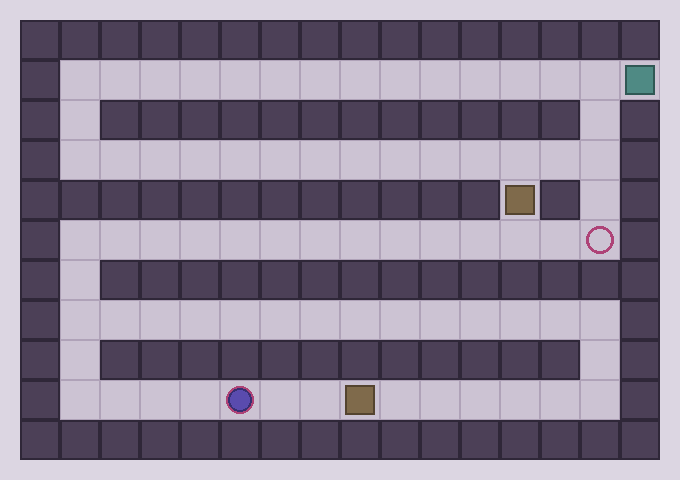
#> input picture contributor-tasks/sokoban-from-image/environment/data/puzzle.png, 680 x 480 px, found by its file name
$ python inspect_cell.py --col 5 --row 5
#> lines starting #> are read from the running program, lines starting #| are printed output that depends on the picture
#!/usr/bin/env python3
# MIT License — inspect_cell.py
# Agent helper: prints pixel statistics for a specific grid cell.
# Useful for distinguishing box vs box-on-goal, floor vs goal, etc.

import argparse
import json
from pathlib import Path

import numpy as np
from PIL import Image


def main():
    ap = argparse.ArgumentParser()
    ap.add_argument("--image", default="/task/puzzle.png")
    ap.add_argument("--meta",  default="/task/meta.json",
                    help="Meta JSON with tile_size, margin, width, height")
    ap.add_argument("--col",   type=int, required=True, help="Cell column (x, 0-indexed)")
    ap.add_argument("--row",   type=int, required=True, help="Cell row (y, 0-indexed)")
    args = ap.parse_args()

    meta = json.loads(Path(args.meta).read_text())
#> (reads contributor-tasks/sokoban-from-image/environment/data/meta.json from the repository)
    tile   = meta["tile_size"]
    margin = meta["margin"]
    w, h   = meta["width"], meta["height"]

    if not (0 <= args.col < w and 0 <= args.row < h):
        raise SystemExit(f"cell ({args.col},{args.row}) out of bounds {w}x{h}")

    img = np.array(Image.open(args.image).convert("RGB"))
#> img is the input picture: shape (480, 680, 3); mean R, G, B 139.9, 130.1, 148.4
    x0 = margin + args.col * tile
    y0 = margin + args.row * tile
    region = img[y0:y0 + tile, x0:x0 + tile]
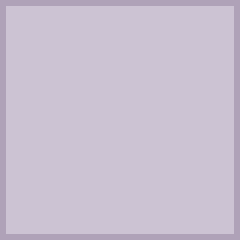
#> region: shape (40, 40, 3) (shown 6 times larger); mean R, G, B 201.2, 191.8, 208.4

    # Center patch (avoids borders)
    c = tile // 4
    center = region[c:tile - c, c:tile - c]
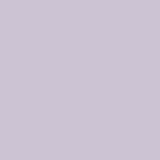
#> center: shape (20, 20, 3) (shown 8 times larger); mean R, G, B 204, 195, 211

    # Ring patch (detects the goal ring)
    ring_mask = np.zeros((tile, tile), dtype=bool)
    cy, cx = tile // 2, tile // 2
    for yy in range(tile):
        for xx in range(tile):
            d = ((yy - cy) ** 2 + (xx - cx) ** 2) ** 0.5
            if tile / 3 <= d <= tile / 2 - 2:
                ring_mask[yy, xx] = True
    ring = region[ring_mask]
#> ring = 456 rows, first 8: [204, 195, 211], [204, 195, 211], [204, 195, 211], [204, 195, 211], [204, 195, 211], [204, 195, 211], [204, 195, 211], [204, 195, 211]

    print(f"Cell ({args.col},{args.row})   tile={tile}px  pixel bbox=[{x0},{y0}]-[{x0+tile},{y0+tile}]")
    print(f"  Center mean RGB : ({center.mean(0).mean(0)[0]:.1f}, "
          f"{center.mean(0).mean(0)[1]:.1f}, {center.mean(0).mean(0)[2]:.1f})")
#|   Center mean RGB : (204.0, 195.0, 211.0)
    print(f"  Border mean RGB : tl=({region[2,2].tolist()}) "
          f"tr=({region[2,tile-3].tolist()}) "
          f"bl=({region[tile-3,2].tolist()}) "
          f"br=({region[tile-3,tile-3].tolist()})")
#|   Border mean RGB : tl=([204, 195, 211]) tr=([204, 195, 211]) bl=([204, 195, 211]) br=([204, 195, 211])
    if ring.size:
        print(f"  Ring-band mean  : ({ring.mean(0)[0]:.1f}, {ring.mean(0)[1]:.1f}, {ring.mean(0)[2]:.1f})")
#|   Ring-band mean  : (204.0, 195.0, 211.0)

    # Dominant colors in cell (top 5)
    flat = region.reshape(-1, 3)
#> flat = 1600 rows, first 8: [175, 162, 184], [175, 162, 184], [175, 162, 184], [175, 162, 184], [175, 162, 184], [175, 162, 184], [175, 162, 184], [175, 162, 184]
    # Quantize to 32-level buckets for grouping
    q = (flat // 32) * 32
#> q = 1600 rows, first 8: [160, 160, 160], [160, 160, 160], [160, 160, 160], [160, 160, 160], [160, 160, 160], [160, 160, 160], [160, 160, 160], [160, 160, 160]
    unique, counts = np.unique(q, axis=0, return_counts=True)
#> unique = [[160, 160, 160], [192, 192, 192]]; counts = [156, 1444]
    order = np.argsort(-counts)[:5]
#> order = [1, 0]
    print("  Top 5 quantized colors:")
    for i in order:
        print(f"    RGB~({unique[i][0]:3d},{unique[i][1]:3d},{unique[i][2]:3d})   "
              f"{counts[i]:4d} px")
#> this loop made 2 passes
#> i on pass 2: 0
#|     RGB~(192,192,192)   1444 px
#|     RGB~(160,160,160)    156 px


if __name__ == "__main__":
    main()
